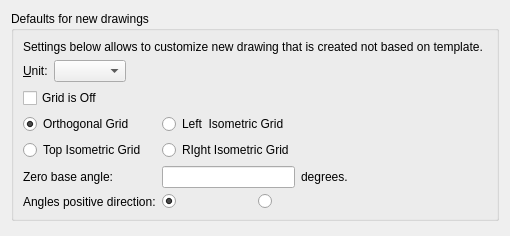
<?xml version="1.0" encoding="UTF-8"?>
<ui version="4.0">
 <class>LC_SettingsPageDrawingDefaults</class>
 <widget class="QWidget" name="LC_SettingsPageDrawingDefaults">
  <property name="geometry">
   <rect>
    <x>0</x>
    <y>0</y>
    <width>502</width>
    <height>236</height>
   </rect>
  </property>
  <layout class="QGridLayout" name="gridLayout_2">
   <item row="0" column="0">
    <widget class="QGroupBox" name="buttonGroup5">
     <property name="title">
      <string>Defaults for new drawings</string>
     </property>
     <layout class="QGridLayout" name="gridLayout">
      <item row="0" column="0" colspan="4">
       <widget class="QLabel" name="label">
        <property name="text">
         <string>Settings below allows to customize new drawing that is created not based on template. </string>
        </property>
       </widget>
      </item>
      <item row="2" column="0" colspan="2">
       <widget class="QCheckBox" name="cbNewDrawingGridOff">
        <property name="toolTip">
         <string>Grid Visibility

If checked, new drawing will be created with grid disabled</string>
        </property>
        <property name="text">
         <string>Grid is Off </string>
        </property>
       </widget>
      </item>
      <item row="3" column="0">
       <widget class="QRadioButton" name="rbGridOrtho">
        <property name="text">
         <string>Orthogonal Grid</string>
        </property>
        <property name="checked">
         <bool>true</bool>
        </property>
       </widget>
      </item>
      <item row="3" column="1">
       <widget class="QRadioButton" name="rbGridIsoLeft">
        <property name="text">
         <string>Left  Isometric Grid</string>
        </property>
       </widget>
      </item>
      <item row="4" column="0">
       <widget class="QRadioButton" name="rbGridIsoTop">
        <property name="text">
         <string>Top Isometric Grid</string>
        </property>
       </widget>
      </item>
      <item row="4" column="1">
       <widget class="QRadioButton" name="rbGridIsoRight">
        <property name="text">
         <string>RIght Isometric Grid</string>
        </property>
       </widget>
      </item>
      <item row="5" column="0">
       <widget class="QLabel" name="label_30">
        <property name="text">
         <string>Zero base angle:</string>
        </property>
        <property name="buddy">
         <cstring>leDefAngleBaseZero</cstring>
        </property>
       </widget>
      </item>
      <item row="5" column="1">
       <widget class="QLineEdit" name="leDefAngleBaseZero">
        <property name="toolTip">
         <string>Base Angle

Zero base angle relative to the current user coordinate system.
Affects polar coordinates input, snap to angle. 0.0 is 3pm.</string>
        </property>
       </widget>
      </item>
      <item row="5" column="2">
       <widget class="QLabel" name="label_31">
        <property name="text">
         <string>degrees.</string>
        </property>
       </widget>
      </item>
      <item row="5" column="3">
       <spacer name="horizontalSpacer">
        <property name="orientation">
         <enum>Qt::Orientation::Horizontal</enum>
        </property>
        <property name="sizeHint" stdset="0">
         <size>
          <width>0</width>
          <height>0</height>
         </size>
        </property>
       </spacer>
      </item>
      <item row="6" column="0">
       <widget class="QLabel" name="label_32">
        <property name="text">
         <string>Angles positive direction:</string>
        </property>
        <property name="buddy">
         <cstring>rbDefAngleBasePositive</cstring>
        </property>
       </widget>
      </item>
      <item row="6" column="1" colspan="2">
       <widget class="QWidget" name="widget_angle" native="true">
        <layout class="QHBoxLayout" name="horizontalLayout_angle">
         <property name="leftMargin">
          <number>0</number>
         </property>
         <property name="topMargin">
          <number>0</number>
         </property>
         <property name="rightMargin">
          <number>0</number>
         </property>
         <property name="bottomMargin">
          <number>0</number>
         </property>
         <item>
          <widget class="QRadioButton" name="rbDefAngleBasePositive">
           <property name="toolTip">
            <string>Angles Direction

Counterclockwise, 90 degrees is north.</string>
           </property>
           <property name="icon">
            <iconset resource="../../../../../../../res/icons/icons.qrc">
             <normaloff>:/icons/dirpos_plus.lci</normaloff>:/icons/dirpos_plus.lci</iconset>
           </property>
           <property name="checked">
            <bool>true</bool>
           </property>
          </widget>
         </item>
         <item>
          <widget class="QRadioButton" name="rbDefAngleBaseNegative">
           <property name="toolTip">
            <string>Angles Direction

Clockwise, 90 degrees is sourth.</string>
           </property>
           <property name="icon">
            <iconset resource="../../../../../../../res/icons/icons.qrc">
             <normaloff>:/icons/dirneg_plus.lci</normaloff>:/icons/dirneg_plus.lci</iconset>
           </property>
          </widget>
         </item>
        </layout>
       </widget>
      </item>
      <item row="1" column="0" colspan="4">
       <layout class="QHBoxLayout" name="horizontalLayout">
        <item>
         <widget class="QLabel" name="lUnit">
          <property name="text">
           <string>&amp;Unit:</string>
          </property>
          <property name="buddy">
           <cstring>cbUnit</cstring>
          </property>
         </widget>
        </item>
        <item>
         <widget class="QComboBox" name="cbUnit">
          <property name="toolTip">
           <string>Units

Drawing units</string>
          </property>
          <property name="sizeAdjustPolicy">
           <enum>QComboBox::SizeAdjustPolicy::AdjustToContents</enum>
          </property>
         </widget>
        </item>
        <item>
         <spacer name="horizontalSpacer_2">
          <property name="orientation">
           <enum>Qt::Orientation::Horizontal</enum>
          </property>
          <property name="sizeHint" stdset="0">
           <size>
            <width>0</width>
            <height>0</height>
           </size>
          </property>
         </spacer>
        </item>
       </layout>
      </item>
     </layout>
    </widget>
   </item>
   <item row="1" column="0">
    <spacer name="verticalSpacer">
     <property name="orientation">
      <enum>Qt::Orientation::Vertical</enum>
     </property>
     <property name="sizeHint" stdset="0">
      <size>
       <width>0</width>
       <height>0</height>
      </size>
     </property>
    </spacer>
   </item>
  </layout>
 </widget>
 <resources>
  <include location="../../../../../../../res/icons/icons.qrc"/>
 </resources>
 <connections/>
</ui>
